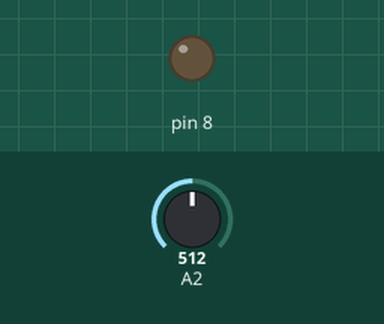
Recording of a sketch running on a simulated Arduino Uno, built with avr-gcc and run on an emulated ATmega328P. On the bench: output pins drawn as LEDs (lit = HIGH). The test bench sets the inputs (shaded band); at power-on: A2 = 512.

Above: at 1.2 s.
1.3 s: A2 set to 105
2.8 s: A2 set to 95
At 3.8 s:
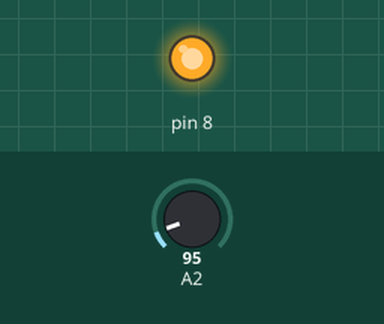
4.3 s: A2 set to 122
At 4.9 s:
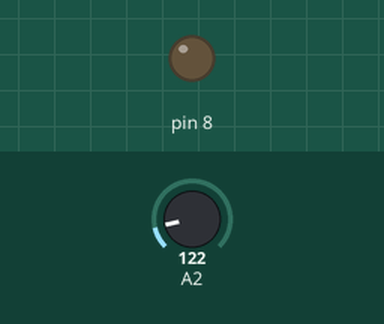
5.8 s: A2 set to 90
At 7.2 s:
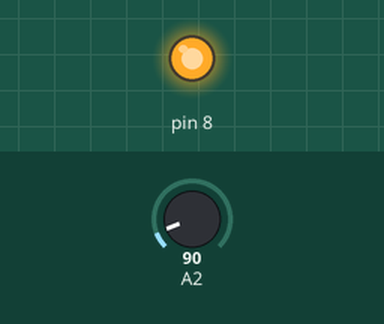
Timing chart, 0 to 8.3 s (numbered marks = the images above; inputs shaded):
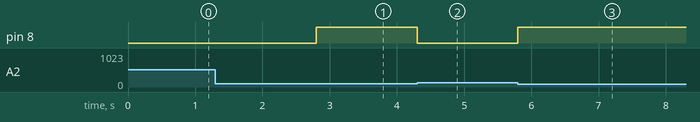

Measured:
- the behaviour switches between 100 and 99 on A2 (found by bisection; images 0 and 1)
- after the input at 1.3 s, every drawn part: stays the same
- after the input at 2.8 s, pin 8: LOW → HIGH at once
- after the input at 4.3 s, pin 8: HIGH → LOW at once
- after the input at 5.8 s, pin 8: LOW → HIGH at once

The sketch:

sketch_feb05a.ino
```cpp
// the setup routine runs once when you press reset:
void setup() {
  // initialize serial communication at 9600 bits per second:
  //Serial.begin(9600);
  pinMode(8, OUTPUT);
}

// the loop routine runs over and over again forever:
void loop() {
  // read the input on analog pin 0:
  int sensorValue = analogRead(A2);
  // print out the value you read:
  //Serial.println(sensorValue);
  if (sensorValue < 100)
  {
    digitalWrite(8, HIGH);
    //delay(1000);
  }
  else
  {
    digitalWrite(8, LOW);
    //delay(1000);
  }
}
```
